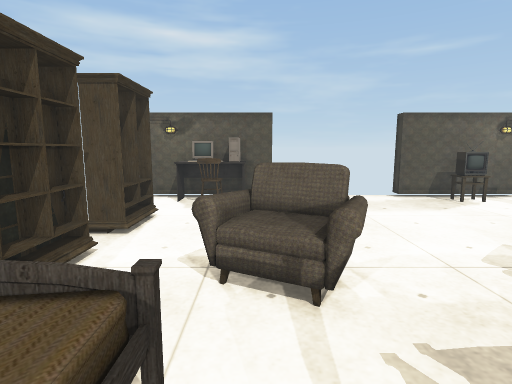
[1] (above)

13 first-person views from a walk through a 3-D level made in the Unity game engine. The camera is 1.2 m above the floor, tilts 8° down and sees 80° across. Doors are open. The floor is counted in squares, 0.5 m on a side. Each view is taken from the middle of a square. On the plan, view 1 faces up. The plan holds only what a view shows up to about 19 squares ahead; the rest is blank. Some surface patterns are stand-ins.

[2]
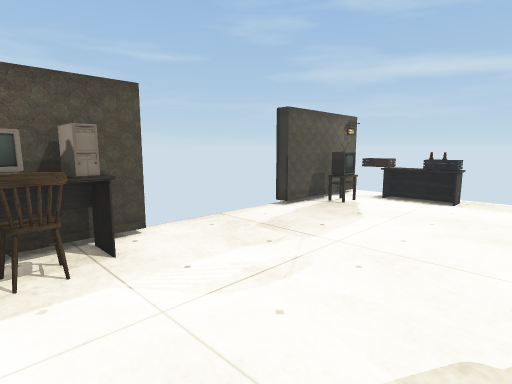

[3]
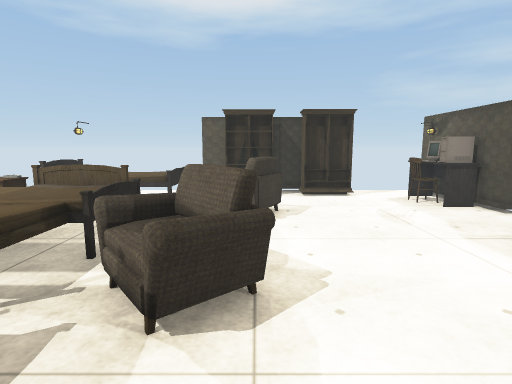

[4]
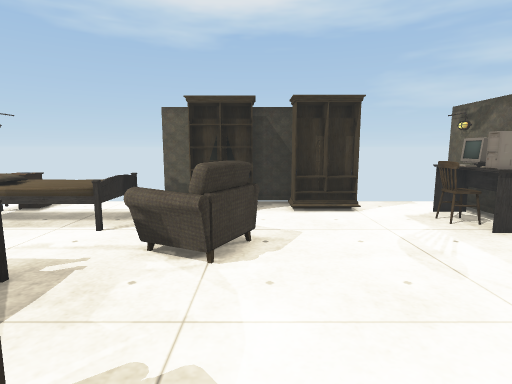

[5]
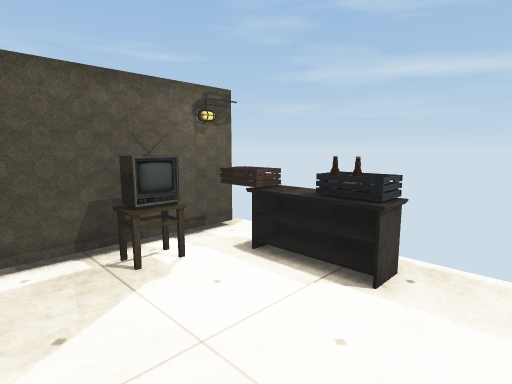

[6]
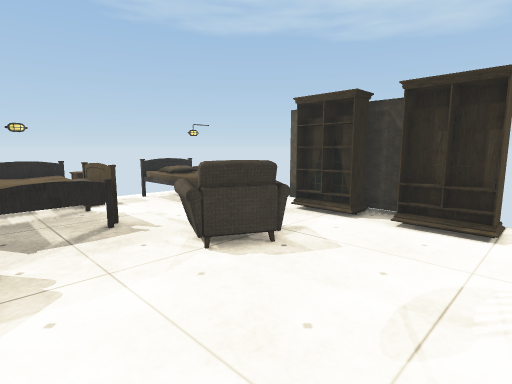

[7]
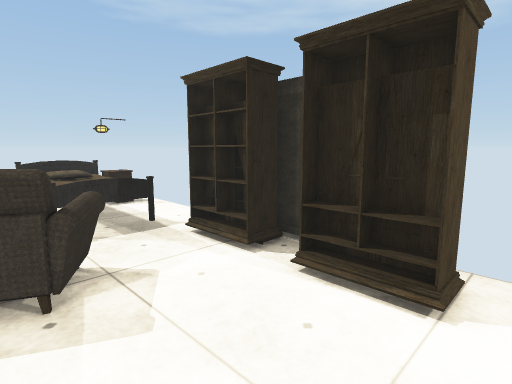

[8]
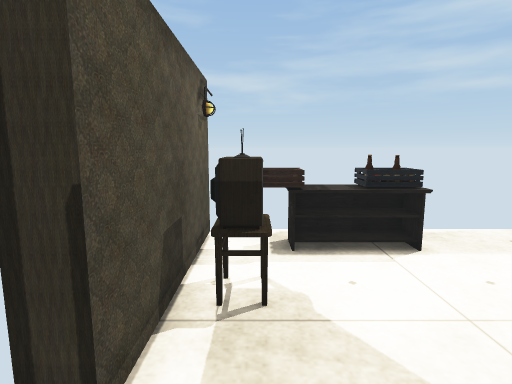

[9]
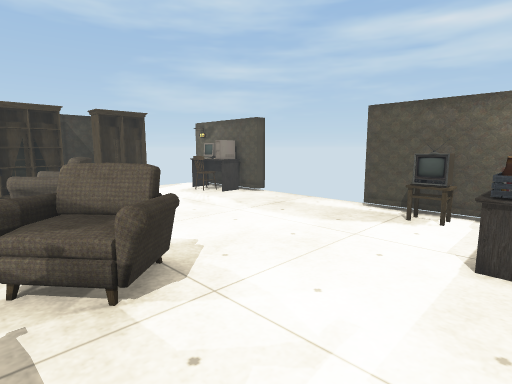

[10]
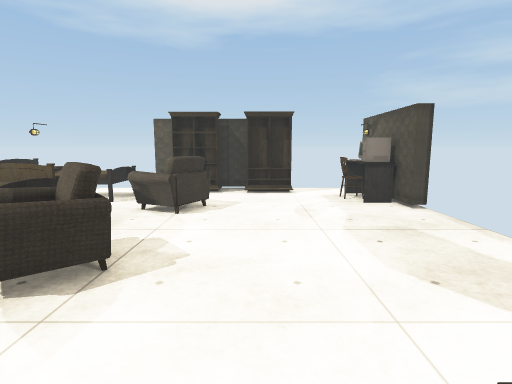

[11]
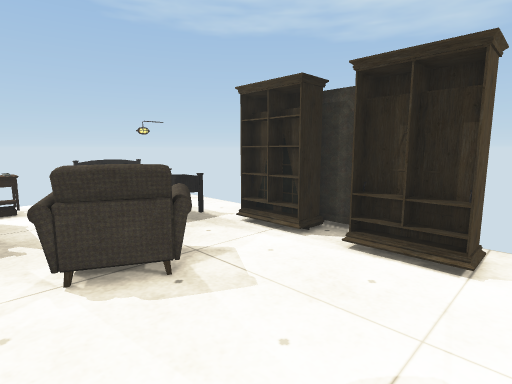

[12]
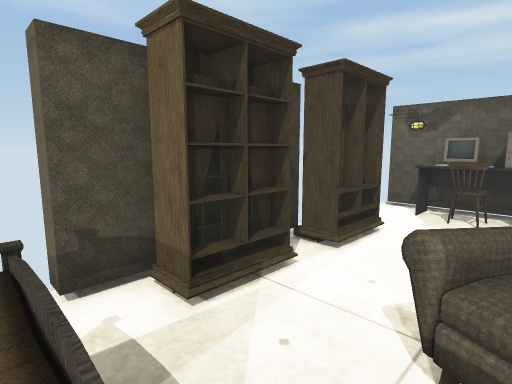

[13]
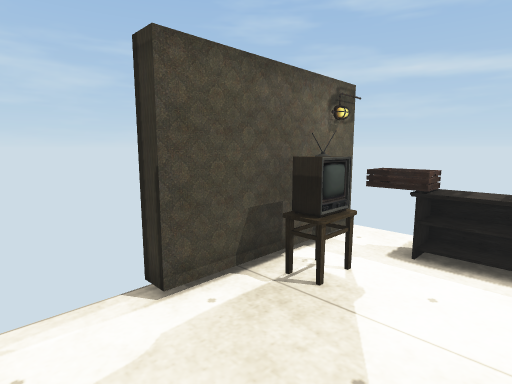

### Floor plan
Points are (right, up) in squares from view 1. A wall is a line through its corners. A room is listed if a view was taken in it or the views show most of it. See-through windows are left out.
Room 1 (views 1, 2, 3, 4, 5, 6, 7, 8, 9, 10, 11, 12, 13)
walls: (-5.3, 4.5) (-5.3, 3); (-5.3, 8.5) (-5.3, 6.5); (0.8, 15.3) (-3.5, 15.3); (13.2, 15.3) (7.2, 15.3)
low walls: (-0.5, 13.8) (-3.8, 13.8); (-0.6, 15.2) (-0.6, 14.4) (-0.6, 15) (-3.5, 15); (-3.6, 14.5) (-3.6, 13.8)
ways out: open door at (-5.7, 12.7); open door at (-5.6, -0.1); open door at (4, 15.6); open door at (13.7, 5)
objects: other object (-5, -3) to (-4, -2); other object (-5, 4) to (-4, 7); other object (-5, 9) to (-4, 11); other object (-4, -3); other object (-4, 0) to (-1, 2); other object (-3, -3) to (-1, -3); other object (-3, -2) to (-1, -1); other object (-3, 14); other object (-2, 13); other object (-1, 5) to (2, 7); other object (-1, 14); other object (1, -3) to (2, -2); other object (2, -1) to (2, 2); other object (3, -3) to (5, 2); other object (4, -3); other object (6, 1) to (7, 2); other object (6, 3) to (7, 6); other object (9, 14); other object (10, 14); other object (11, 14); other object (12, 10) to (13, 11); other object (12, 12) to (13, 12); other object (12, 13) to (13, 14)

Positions as (right, up) in squares from view 1, and headings:
1: (0, 0), facing up
2: (-3, 7), facing up-right
3: (12, 6), facing left
4: (8, 7), facing left
5: (7, 8), facing up-right
6: (6, 12), facing down-left
7: (1, 12), facing down-left
8: (5, 14), facing right
9: (13, 3), facing up-left
10: (13, 9), facing left
11: (3, 12), facing down-left
12: (0, 2), facing up-left
13: (5, 11), facing up-right
